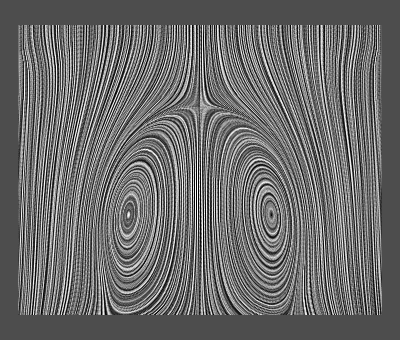

Source code (Python):
#!/usr/bin/env python

# Test vtkCompositeSurfaceLICMapper: SurfaceLICPlanarContrastEnhanced.

import vtkmodules.vtkInteractionStyle  # noqa: F401
import vtkmodules.vtkRenderingOpenGL2  # noqa: F401

import os

from vtkmodules.vtkCommonDataModel import vtkDataObject
from vtkmodules.vtkFiltersGeometry import vtkDataSetSurfaceFilter
from vtkmodules.vtkIOLegacy import vtkGenericDataObjectReader
from vtkmodules.vtkRenderingCore import (
    vtkActor,
    vtkRenderWindow,
    vtkRenderWindowInteractor,
    vtkRenderer,
)
from vtkmodules.vtkRenderingLICOpenGL2 import (
    vtkCompositeSurfaceLICMapper,
    vtkSurfaceLICInterface,
)

# Read data
data_dir = os.environ.get("VPE_DATA_DIR", os.path.dirname(os.path.abspath(__file__)))
reader = vtkGenericDataObjectReader()
reader.SetFileName(os.path.join(data_dir, "SurfaceVectors.vtk"))
surface = vtkDataSetSurfaceFilter()
surface.SetInputConnection(reader.GetOutputPort())
surface.Update()
data_obj = surface.GetOutputDataObject(0)

# Mapper
lic_mapper = vtkCompositeSurfaceLICMapper()
lic_mapper.SetInputArrayToProcess(
    0, 0, 0, vtkDataObject.FIELD_ASSOCIATION_POINTS_THEN_CELLS, "V")
lic_mapper.SetInputDataObject(data_obj)

# LIC interface parameters
lic_interface = lic_mapper.GetLICInterface()
lic_interface.SetNumberOfSteps(40)
lic_interface.SetStepSize(1.0)
lic_interface.SetEnhancedLIC(1)
lic_interface.SetNormalizeVectors(1)
lic_interface.SetGenerateNoiseTexture(0)
lic_interface.SetNoiseType(1)
lic_interface.SetNoiseTextureSize(200)
lic_interface.SetNoiseGrainSize(2)
lic_interface.SetMinNoiseValue(0.0)
lic_interface.SetMaxNoiseValue(1.0)
lic_interface.SetNumberOfNoiseLevels(256)
lic_interface.SetImpulseNoiseProbability(1.0)
lic_interface.SetImpulseNoiseBackgroundValue(0.0)
lic_interface.SetNoiseGeneratorSeed(1)
lic_interface.SetEnhanceContrast(1)
lic_interface.SetLowLICContrastEnhancementFactor(0.0)
lic_interface.SetHighLICContrastEnhancementFactor(0.0)
lic_interface.SetLowColorContrastEnhancementFactor(0.0)
lic_interface.SetHighColorContrastEnhancementFactor(0.0)
lic_interface.SetAntiAlias(0)
lic_interface.SetColorMode(1)
lic_interface.SetLICIntensity(0.8)
lic_interface.SetMapModeBias(0.0)
lic_interface.SetMaskOnSurface(0)
lic_interface.SetMaskThreshold(0.0)
lic_interface.SetMaskIntensity(0.0)
lic_interface.SetMaskColor([1.0, 0.0, 0.84705])

# Actor
lic_actor = vtkActor()
lic_actor.SetMapper(lic_mapper)

# Renderer
renderer = vtkRenderer()
renderer.AddActor(lic_actor)
renderer.SetBackground(0.3, 0.3, 0.3)

# Render window
render_window = vtkRenderWindow()
render_window.SetSize(400, 340)
render_window.AddRenderer(renderer)
render_window.SetWindowName("surface lic planar contrast enhanced")

# Interactor
interactor = vtkRenderWindowInteractor()
interactor.SetRenderWindow(render_window)

# Functional render for OpenGL context check
render_window.Render()

if not vtkSurfaceLICInterface.IsSupported(render_window):
    print("WARNING: Surface LIC not supported, skipping.")
else:
    # Scene
    camera = renderer.GetActiveCamera()
    camera.SetFocalPoint(0.0, 0.0, 0.0)
    camera.SetPosition(1.0, 0.0, 0.0)
    camera.SetViewAngle(30)
    camera.SetViewUp(0.0, 0.0, 1.0)
    renderer.ResetCamera()
    camera.Zoom(1.4)

    interactor.Initialize()
    interactor.Start()
